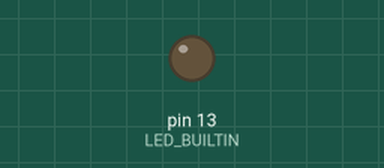
Recording of a sketch running on a simulated Arduino Uno, built with avr-gcc and run on an emulated ATmega328P. Parts: output pins drawn as LEDs (lit = HIGH).

Above: at 0.3 s.
At 7.7 s:
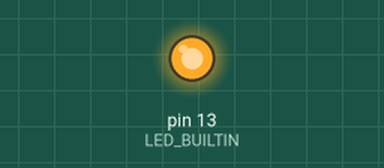
Timing chart, 0 to 12.6 s (numbered marks = the images above):
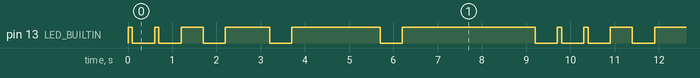

Measured:
- by itself, pin 13 (LED_BUILTIN): repeats every 9.7 s: LOW 0.50 s, HIGH 0.10 s, LOW 0.50 s, HIGH 0.50 s, LOW 0.50 s, HIGH 1.0 s, LOW 0.50 s, HIGH 2.0 s, LOW 0.50 s, HIGH 3.0 s, LOW 0.50 s, HIGH 0.10 s
- by itself, everything shown: repeats every 9.7 s, in 12 steps

The sketch:

Blink2.ino
```cpp
/* Arduino Blink project - the second attempt.
The inbuilt led blinks with:
 - 100 miliseconds of light and 500 miliseconds of no light.
 - 100 miliseconds of light and 500 miliseconds of no light.
 - 500 miliseconds of light and 500 miliseconds of no light.
 - 1000 miliseconds of light and 500 miliseconds of no light.
 - 2000 miliseconds of light and 500 miliseconds of no light.
 - 300 miliseconds of light and 500 miliseconds of no light.
The blinks create a looping pattern. A "quick" doble-blink starts the loop.
  */


void setup() {
  // put your setup code here, to run once:
  pinMode(LED_BUILTIN, OUTPUT);
}

void loop() {
  // put your main code here, to run repeatedly:
  digitalWrite(LED_BUILTIN, HIGH);
  delay(100);
  digitalWrite(LED_BUILTIN, LOW);
  delay(500);
  digitalWrite(LED_BUILTIN, HIGH);
  delay(100);
  digitalWrite(LED_BUILTIN, LOW);
  delay(500);
  digitalWrite(LED_BUILTIN, HIGH);
  delay(500);
  digitalWrite(LED_BUILTIN, LOW);
  delay(500);
  digitalWrite(LED_BUILTIN, HIGH);
  delay(1000);
  digitalWrite(LED_BUILTIN, LOW);
  delay(500);
  digitalWrite(LED_BUILTIN, HIGH);
  delay(2000);
  digitalWrite(LED_BUILTIN, LOW);
  delay(500);
  digitalWrite(LED_BUILTIN, HIGH);
  delay(3000);
  digitalWrite(LED_BUILTIN, LOW);
  delay(500);
}
```
